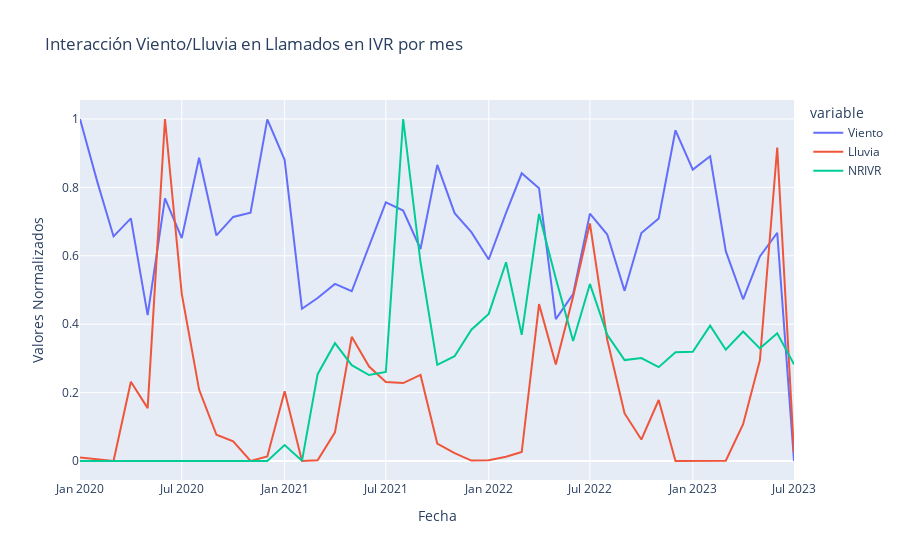

Here is the notebook cell this chart was saved with:
### Code cell
# Plotting using plotly.express
fig = px.line(plot_df, x=indexes, y=['Viento', 'Lluvia',  'NRIVR'],
              title='Interacción Viento/Lluvia en Llamados en IVR por mes',
              labels={'value': 'Valores Normalizados', 'x': 'Fecha'}
              )

fig.show()
